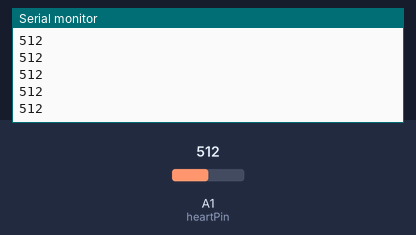
Bench run of a sketch on a simulated Arduino Uno, built with avr-gcc and run on an emulated ATmega328P. Shown: the last lines printed to the serial monitor. The test bench sets the inputs (shaded band); at power-on: A1 (heartPin) = 512.

Above: at 1.2 s.
1.3 s: A1 (heartPin) set to 716
At 2.0 s:
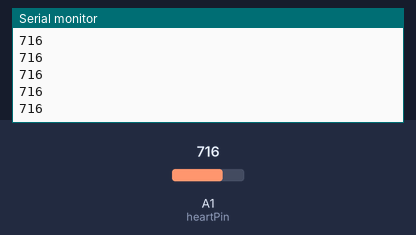
2.8 s: A1 (heartPin) set to 900
At 3.8 s:
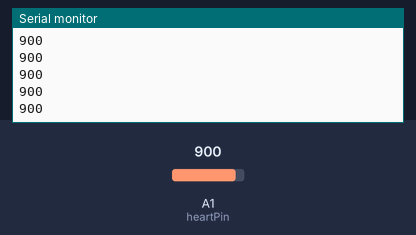
Timing chart, 0 to 5.8 s (numbered marks = the images above; inputs shaded):
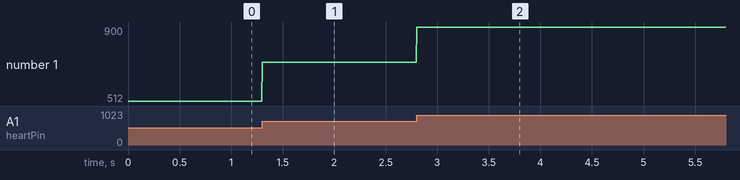

The sketch:

testSketch.ino
```cpp
/*
 * https://github.com/chauhannaman98/Heart-Rate-Monitor-on-ThingSpeak-IoT-Platform
 *
 * Testing_Code.ino
 *
 * Created: October 5,2017
 * Author : Naman Chauhan
 */

int heartPin = A1;//for analog input
//remember you put the switch towards 'A' not 'D' for analog input

void setup()  {
  Serial.begin(115200);
  //default is 9600, change after opening the serial plotter
 }

void loop()  {
  int heartValue = analogRead(heartPin);    //reading the analog value
  Serial.println(heartValue);   //printing the value tot the serial plotter
  delay(5);
  }
```

Measured:
- after the input at 1.3 s, the serial monitor: prints a new line at once (image 1)
- after the input at 2.8 s, the serial monitor: prints a new line at once (image 2)
- plotted number 1: 512 → 716 after the input at 1.3 s, 716 → 900 after the input at 2.8 s
